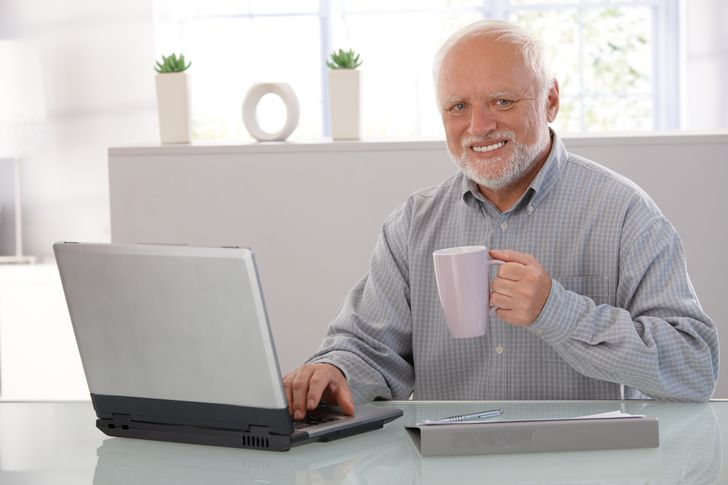
#> input picture practice/teaching-ml-practice/computer_vision/test/happy_man.jpg, 728 x 485 px
$ python 2-faces.py
#> lines starting #> are read from the running program, lines starting #| are printed output that depends on the picture; after the words box and inside, x2 and y2 are one past the last pixel; in counts of white or black regions, pixels touching at a corner belong together
import cv2

# Завантаження моделі виявлення облич
face_cascade = cv2.CascadeClassifier(cv2.data.haarcascades + 'haarcascade_frontalface_default.xml')


# Виявлення об'єктів полягає в ідентифікації та локалізації одного або кількох об'єктів на зображенні.
# Ось як можна використовувати OpenCV для виявлення облич на зображенні:

# Функція для виявлення облич
def detect_faces(img_path):
#> called with img_path = 'test/happy_man.jpg'
    img = cv2.imread(img_path)
#> img is the input picture: shape (485, 728, 3); mean B, G, R 182.2, 183, 187.7
    gray = cv2.cvtColor(img, cv2.COLOR_BGR2GRAY)
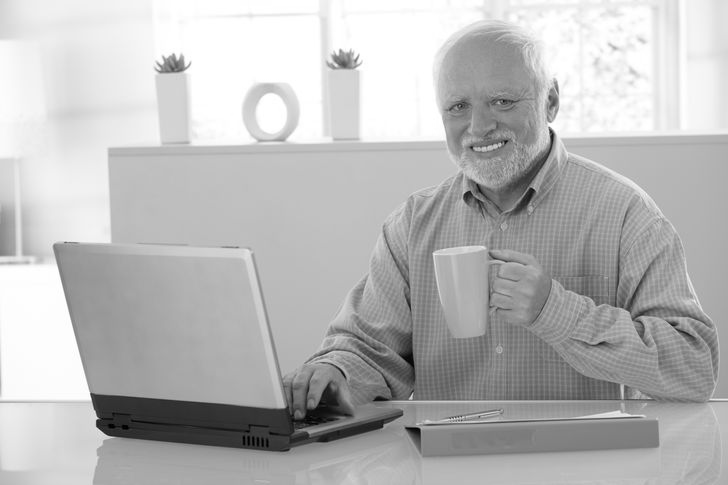
#> gray: shape (485, 728); min 0, max 255, mean 184.3

    # Виявлення облич
    faces = face_cascade.detectMultiScale(gray, 1.1, 4)
#> faces = [[428, 68, 102, 102]]

    # Намалювання рамок навколо облич
    for (x, y, w, h) in faces:
        cv2.rectangle(img, (x, y), (x + w, y + h), (255, 0, 0), 2)
#> this loop made 1 pass
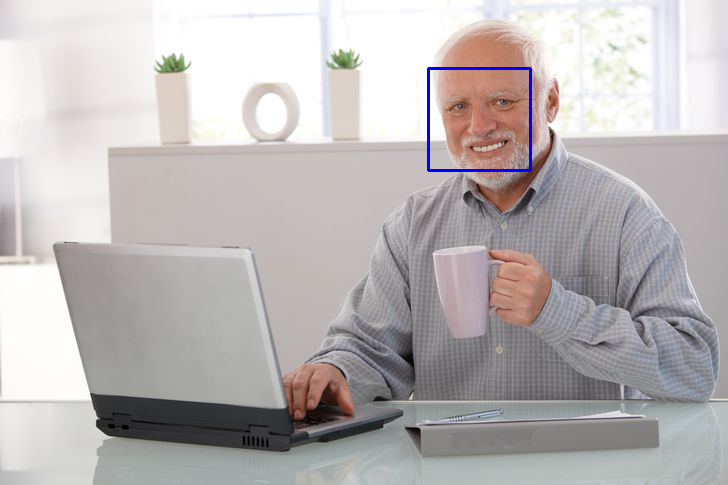
#> img: shape (485, 728, 3); 0.35% of pixels changed, all inside (x1, y1, x2, y2) = (427, 67, 532, 172)

    # Встановлення вікна на певну позицію
    window_name = 'Faces'
    cv2.namedWindow(window_name)
    cv2.moveWindow(window_name, 100, 100)  # Змініть значення 100, 100 на бажану позицію

    # Відображення результату
    cv2.imshow(window_name, img)
    cv2.waitKey(0)
    cv2.destroyAllWindows()


# Приклад використання
detect_faces('test/happy_man.jpg')

# У цьому коді ми використовуємо Haar каскади для виявлення облич на зображеннях з використанням OpenCV.
# Haar каскади - це ефективний метод виявлення об'єктів, який може швидко ідентифікувати об'єкти на зображеннях,
# зокрема обличчя. Ми перетворюємо зображення в відтінки сірого для спрощення обробки, а потім використовуємо функцію
# detectMultiScale для виявлення облич. Для кожного виявленого обличчя ми малюємо рамку навколо нього.
